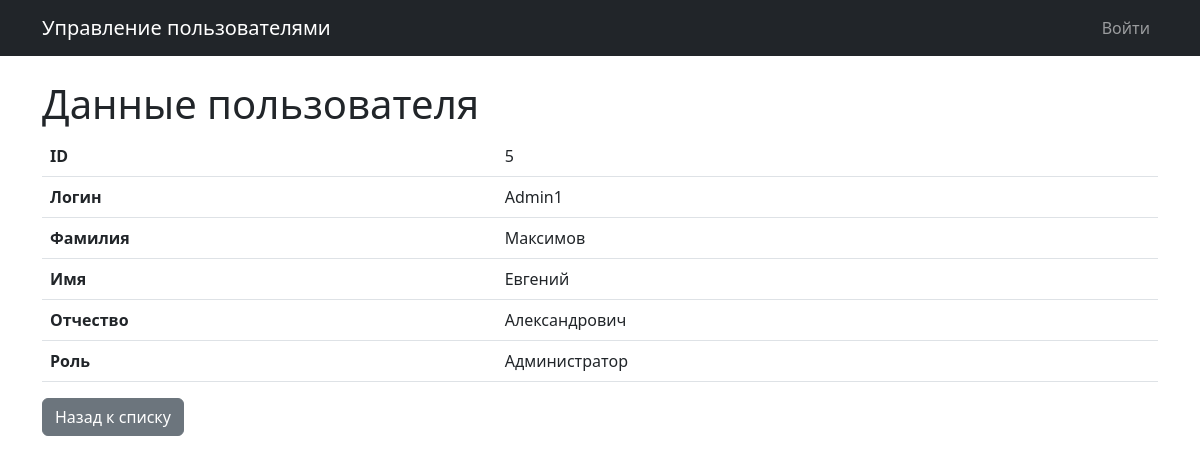
/user/5, run on the app's committed database.
### app.py (models this page shows, shortened)
class User(UserMixin, db.Model):
    id = db.Column(db.Integer, primary_key=True)
    login = db.Column(db.String(50), unique=True, nullable=False)
    password_hash = db.Column(db.String(128), nullable=False)
    last_name = db.Column(db.String(50))
    first_name = db.Column(db.String(50), nullable=False)
    middle_name = db.Column(db.String(50))
    role_id = db.Column(db.Integer, db.ForeignKey('role.id'))
    created_at = db.Column(db.DateTime, default=datetime.utcnow)

class Role(db.Model):
    id = db.Column(db.Integer, primary_key=True)
    name = db.Column(db.String(50), nullable=False)
    description = db.Column(db.String(200))
    users = db.relationship('User', backref='role', lazy=True)

### app.py (the view)
@app.route('/user/<int:user_id>')
def view_user(user_id):
    user = User.query.get_or_404(user_id)
    return render_template('view_user.html', user=user)

### templates/view_user.html (shortened to what this page needs)
{% extends "base.html" %}
{% block content %}
<h1>Данные пользователя</h1>
<table class="table">
    <tr>
        <th>ID</th>
        <td>{{ user.id }}</td>
    </tr>
    <tr>
        <th>Логин</th>
        <td>{{ user.login }}</td>
    </tr>
    <tr>
        <th>Фамилия</th>
        <td>{{ user.last_name or '' }}</td>
    </tr>
    <tr>
        <th>Имя</th>
        <td>{{ user.first_name }}</td>
    </tr>
    <tr>
        <th>Отчество</th>
        <td>{{ user.middle_name or '' }}</td>
    </tr>
    <tr>
        <th>Роль</th>
        <td>{{ user.role.name if user.role else '' }}</td>
    </tr>
</table>
<a href="{{ url_for('index') }}" class="btn btn-secondary">Назад к списку</a>
{% endblock %}

### data on the page
User: id "5", login "Admin1", last_name "Максимов", first_name "Евгений", middle_name "Александрович"
Role: role "Администратор"
